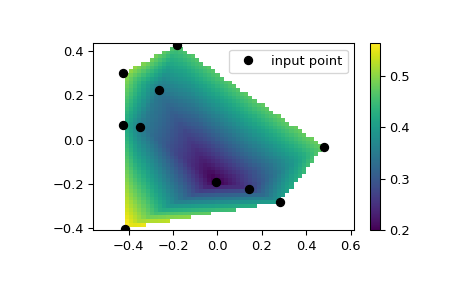

This figure's Python source:
# We can interpolate values on a 2D plane:

from scipy.interpolate import LinearNDInterpolator
import matplotlib.pyplot as plt
rng = np.random.default_rng()
x = rng.random(10) - 0.5
y = rng.random(10) - 0.5
z = np.hypot(x, y)
X = np.linspace(min(x), max(x))
Y = np.linspace(min(y), max(y))
X, Y = np.meshgrid(X, Y)  # 2D grid for interpolation
interp = LinearNDInterpolator(list(zip(x, y)), z)
Z = interp(X, Y)
plt.pcolormesh(X, Y, Z, shading='auto')
plt.plot(x, y, "ok", label="input point")
plt.legend()
plt.colorbar()
plt.axis("equal")
plt.show()
